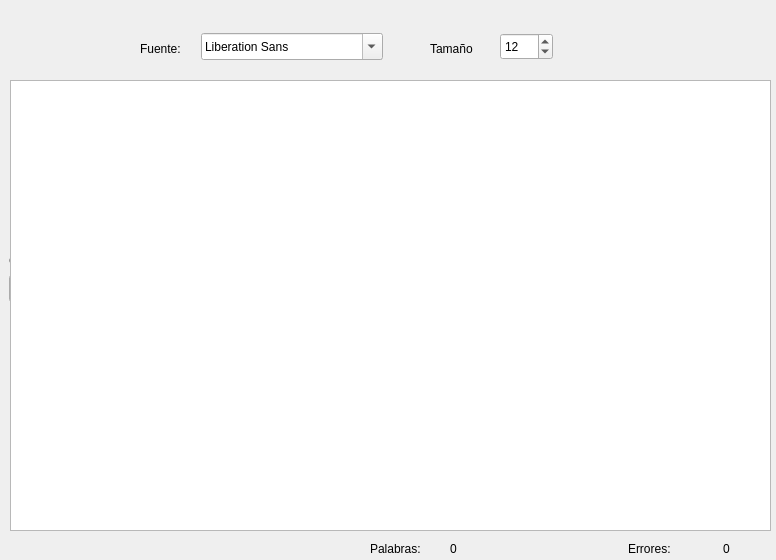
<?xml version="1.0" encoding="UTF-8"?>
<ui version="4.0">
 <class>MainWindow</class>
 <widget class="QMainWindow" name="MainWindow">
  <property name="geometry">
   <rect>
    <x>0</x>
    <y>0</y>
    <width>776</width>
    <height>560</height>
   </rect>
  </property>
  <property name="windowTitle">
   <string>FabWriter</string>
  </property>
  <property name="windowIcon">
   <iconset resource="Resources/Resources.qrc">
    <normaloff>:/new/prefix1/Logo.png</normaloff>:/new/prefix1/Logo.png</iconset>
  </property>
  <widget class="QWidget" name="centralWidget">
   <widget class="QPushButton" name="btnMenu">
    <property name="geometry">
     <rect>
      <x>9</x>
      <y>9</y>
      <width>68</width>
      <height>68</height>
     </rect>
    </property>
    <property name="focusPolicy">
     <enum>Qt::NoFocus</enum>
    </property>
    <property name="text">
     <string/>
    </property>
    <property name="icon">
     <iconset resource="Resources/Resources.qrc">
      <normaloff>:/new/prefix1/Logo.png</normaloff>:/new/prefix1/Logo.png</iconset>
    </property>
    <property name="iconSize">
     <size>
      <width>67</width>
      <height>67</height>
     </size>
    </property>
    <property name="flat">
     <bool>true</bool>
    </property>
   </widget>
   <widget class="QLabel" name="lbFuente">
    <property name="geometry">
     <rect>
      <x>140</x>
      <y>40</y>
      <width>52</width>
      <height>17</height>
     </rect>
    </property>
    <property name="text">
     <string>Fuente:</string>
    </property>
   </widget>
   <widget class="QFontComboBox" name="cbFont">
    <property name="geometry">
     <rect>
      <x>201</x>
      <y>33</y>
      <width>182</width>
      <height>27</height>
     </rect>
    </property>
   </widget>
   <widget class="QLabel" name="lbTam">
    <property name="geometry">
     <rect>
      <x>430</x>
      <y>40</y>
      <width>58</width>
      <height>17</height>
     </rect>
    </property>
    <property name="text">
     <string>Tamaño </string>
    </property>
   </widget>
   <widget class="QSpinBox" name="sbTam">
    <property name="geometry">
     <rect>
      <x>500</x>
      <y>33</y>
      <width>53</width>
      <height>27</height>
     </rect>
    </property>
    <property name="maximum">
     <number>200</number>
    </property>
    <property name="singleStep">
     <number>2</number>
    </property>
    <property name="value">
     <number>12</number>
    </property>
   </widget>
   <widget class="QPushButton" name="btnCut">
    <property name="geometry">
     <rect>
      <x>580</x>
      <y>30</y>
      <width>35</width>
      <height>35</height>
     </rect>
    </property>
    <property name="font">
     <font>
      <underline>false</underline>
     </font>
    </property>
    <property name="focusPolicy">
     <enum>Qt::NoFocus</enum>
    </property>
    <property name="toolTip">
     <string/>
    </property>
    <property name="toolTipDuration">
     <number>-1</number>
    </property>
    <property name="whatsThis">
     <string/>
    </property>
    <property name="text">
     <string/>
    </property>
    <property name="icon">
     <iconset resource="Resources/Resources.qrc">
      <normaloff>:/new/prefix1/cut.png</normaloff>:/new/prefix1/cut.png</iconset>
    </property>
    <property name="iconSize">
     <size>
      <width>33</width>
      <height>33</height>
     </size>
    </property>
    <property name="flat">
     <bool>true</bool>
    </property>
   </widget>
   <widget class="QPushButton" name="btnNuevo">
    <property name="geometry">
     <rect>
      <x>9</x>
      <y>90</y>
      <width>77</width>
      <height>65</height>
     </rect>
    </property>
    <property name="focusPolicy">
     <enum>Qt::NoFocus</enum>
    </property>
    <property name="text">
     <string/>
    </property>
    <property name="icon">
     <iconset resource="Resources/Resources.qrc">
      <normaloff>:/new/prefix1/btnNuevo.png</normaloff>:/new/prefix1/btnNuevo.png</iconset>
    </property>
    <property name="iconSize">
     <size>
      <width>55</width>
      <height>55</height>
     </size>
    </property>
    <property name="flat">
     <bool>true</bool>
    </property>
   </widget>
   <widget class="QPushButton" name="btnAbrir">
    <property name="geometry">
     <rect>
      <x>100</x>
      <y>94</y>
      <width>77</width>
      <height>65</height>
     </rect>
    </property>
    <property name="focusPolicy">
     <enum>Qt::NoFocus</enum>
    </property>
    <property name="text">
     <string/>
    </property>
    <property name="icon">
     <iconset resource="Resources/Resources.qrc">
      <normaloff>:/new/prefix1/btnAbrir.png</normaloff>:/new/prefix1/btnAbrir.png</iconset>
    </property>
    <property name="iconSize">
     <size>
      <width>55</width>
      <height>55</height>
     </size>
    </property>
    <property name="flat">
     <bool>true</bool>
    </property>
   </widget>
   <widget class="QPushButton" name="btnGuardar">
    <property name="geometry">
     <rect>
      <x>9</x>
      <y>161</y>
      <width>77</width>
      <height>65</height>
     </rect>
    </property>
    <property name="focusPolicy">
     <enum>Qt::NoFocus</enum>
    </property>
    <property name="text">
     <string/>
    </property>
    <property name="icon">
     <iconset resource="Resources/Resources.qrc">
      <normaloff>:/new/prefix1/btnGuardar.png</normaloff>:/new/prefix1/btnGuardar.png</iconset>
    </property>
    <property name="iconSize">
     <size>
      <width>55</width>
      <height>55</height>
     </size>
    </property>
    <property name="flat">
     <bool>true</bool>
    </property>
   </widget>
   <widget class="QPushButton" name="btnGuardarComo">
    <property name="geometry">
     <rect>
      <x>100</x>
      <y>161</y>
      <width>77</width>
      <height>65</height>
     </rect>
    </property>
    <property name="focusPolicy">
     <enum>Qt::NoFocus</enum>
    </property>
    <property name="text">
     <string/>
    </property>
    <property name="icon">
     <iconset resource="Resources/Resources.qrc">
      <normaloff>:/new/prefix1/btnGuardarComo.png</normaloff>:/new/prefix1/btnGuardarComo.png</iconset>
    </property>
    <property name="iconSize">
     <size>
      <width>55</width>
      <height>55</height>
     </size>
    </property>
    <property name="flat">
     <bool>true</bool>
    </property>
   </widget>
   <widget class="QLabel" name="lbCorrector">
    <property name="geometry">
     <rect>
      <x>9</x>
      <y>252</y>
      <width>69</width>
      <height>17</height>
     </rect>
    </property>
    <property name="text">
     <string>Corrector:</string>
    </property>
   </widget>
   <widget class="QComboBox" name="cbPalabras">
    <property name="geometry">
     <rect>
      <x>9</x>
      <y>275</y>
      <width>161</width>
      <height>27</height>
     </rect>
    </property>
   </widget>
   <widget class="QPushButton" name="btnOmitir">
    <property name="geometry">
     <rect>
      <x>9</x>
      <y>483</y>
      <width>52</width>
      <height>40</height>
     </rect>
    </property>
    <property name="focusPolicy">
     <enum>Qt::NoFocus</enum>
    </property>
    <property name="text">
     <string/>
    </property>
    <property name="icon">
     <iconset resource="Resources/Resources.qrc">
      <normaloff>:/new/prefix1/btnOmitir.png</normaloff>:/new/prefix1/btnOmitir.png</iconset>
    </property>
    <property name="iconSize">
     <size>
      <width>30</width>
      <height>30</height>
     </size>
    </property>
    <property name="flat">
     <bool>true</bool>
    </property>
   </widget>
   <widget class="QPushButton" name="btnAgregar">
    <property name="geometry">
     <rect>
      <x>120</x>
      <y>480</y>
      <width>52</width>
      <height>40</height>
     </rect>
    </property>
    <property name="focusPolicy">
     <enum>Qt::NoFocus</enum>
    </property>
    <property name="text">
     <string/>
    </property>
    <property name="icon">
     <iconset resource="Resources/Resources.qrc">
      <normaloff>:/new/prefix1/btnAgregar.png</normaloff>:/new/prefix1/btnAgregar.png</iconset>
    </property>
    <property name="iconSize">
     <size>
      <width>30</width>
      <height>30</height>
     </size>
    </property>
    <property name="flat">
     <bool>true</bool>
    </property>
   </widget>
   <widget class="QLabel" name="lbErrores">
    <property name="geometry">
     <rect>
      <x>628</x>
      <y>540</y>
      <width>57</width>
      <height>17</height>
     </rect>
    </property>
    <property name="text">
     <string>Errores: </string>
    </property>
   </widget>
   <widget class="QLabel" name="lbCantErrores">
    <property name="geometry">
     <rect>
      <x>723</x>
      <y>540</y>
      <width>17</width>
      <height>17</height>
     </rect>
    </property>
    <property name="text">
     <string>0</string>
    </property>
   </widget>
   <widget class="QListWidget" name="lwSug">
    <property name="geometry">
     <rect>
      <x>10</x>
      <y>320</y>
      <width>161</width>
      <height>161</height>
     </rect>
    </property>
   </widget>
   <widget class="QPlainTextEdit" name="txtPag">
    <property name="geometry">
     <rect>
      <x>10</x>
      <y>80</y>
      <width>761</width>
      <height>451</height>
     </rect>
    </property>
   </widget>
   <widget class="QLabel" name="lbPalabrasW">
    <property name="geometry">
     <rect>
      <x>370</x>
      <y>540</y>
      <width>67</width>
      <height>17</height>
     </rect>
    </property>
    <property name="text">
     <string>Palabras:</string>
    </property>
   </widget>
   <widget class="QLabel" name="lbCPalabras">
    <property name="geometry">
     <rect>
      <x>450</x>
      <y>540</y>
      <width>91</width>
      <height>17</height>
     </rect>
    </property>
    <property name="text">
     <string>0</string>
    </property>
   </widget>
   <widget class="QPushButton" name="btnCopy">
    <property name="geometry">
     <rect>
      <x>640</x>
      <y>30</y>
      <width>35</width>
      <height>35</height>
     </rect>
    </property>
    <property name="focusPolicy">
     <enum>Qt::NoFocus</enum>
    </property>
    <property name="text">
     <string/>
    </property>
    <property name="icon">
     <iconset resource="Resources/Resources.qrc">
      <normaloff>:/new/prefix1/copiar.png</normaloff>:/new/prefix1/copiar.png</iconset>
    </property>
    <property name="iconSize">
     <size>
      <width>33</width>
      <height>33</height>
     </size>
    </property>
    <property name="flat">
     <bool>true</bool>
    </property>
   </widget>
   <widget class="QPushButton" name="btnPaste">
    <property name="geometry">
     <rect>
      <x>700</x>
      <y>30</y>
      <width>35</width>
      <height>37</height>
     </rect>
    </property>
    <property name="focusPolicy">
     <enum>Qt::NoFocus</enum>
    </property>
    <property name="text">
     <string/>
    </property>
    <property name="icon">
     <iconset resource="Resources/Resources.qrc">
      <normaloff>:/new/prefix1/pegar.png</normaloff>:/new/prefix1/pegar.png</iconset>
    </property>
    <property name="iconSize">
     <size>
      <width>33</width>
      <height>33</height>
     </size>
    </property>
    <property name="flat">
     <bool>true</bool>
    </property>
   </widget>
   <widget class="QPushButton" name="btnLoad">
    <property name="geometry">
     <rect>
      <x>140</x>
      <y>252</y>
      <width>23</width>
      <height>23</height>
     </rect>
    </property>
    <property name="focusPolicy">
     <enum>Qt::NoFocus</enum>
    </property>
    <property name="text">
     <string/>
    </property>
    <property name="icon">
     <iconset resource="Resources/Resources.qrc">
      <normaloff>:/new/prefix1/reload.png</normaloff>:/new/prefix1/reload.png</iconset>
    </property>
    <property name="iconSize">
     <size>
      <width>20</width>
      <height>20</height>
     </size>
    </property>
    <property name="flat">
     <bool>true</bool>
    </property>
   </widget>
   <zorder>btnLoad</zorder>
   <zorder>btnGuardar</zorder>
   <zorder>btnAbrir</zorder>
   <zorder>btnNuevo</zorder>
   <zorder>btnMenu</zorder>
   <zorder>cbFont</zorder>
   <zorder>sbTam</zorder>
   <zorder>btnCut</zorder>
   <zorder>lbErrores</zorder>
   <zorder>lbCantErrores</zorder>
   <zorder>cbPalabras</zorder>
   <zorder>lbCorrector</zorder>
   <zorder>lbFuente</zorder>
   <zorder>lbTam</zorder>
   <zorder>btnOmitir</zorder>
   <zorder>btnAgregar</zorder>
   <zorder>btnGuardarComo</zorder>
   <zorder>lwSug</zorder>
   <zorder>lbPalabrasW</zorder>
   <zorder>lbCPalabras</zorder>
   <zorder>btnCopy</zorder>
   <zorder>btnPaste</zorder>
   <zorder>txtPag</zorder>
  </widget>
  <widget class="QMenuBar" name="menuBar">
   <property name="geometry">
    <rect>
     <x>0</x>
     <y>0</y>
     <width>776</width>
     <height>25</height>
    </rect>
   </property>
  </widget>
 </widget>
 <layoutdefault spacing="6" margin="11"/>
 <resources>
  <include location="Resources/Resources.qrc"/>
 </resources>
 <connections>
  <connection>
   <sender>btnCut</sender>
   <signal>clicked()</signal>
   <receiver>txtPag</receiver>
   <slot>cut()</slot>
   <hints>
    <hint type="sourcelabel">
     <x>614</x>
     <y>89</y>
    </hint>
    <hint type="destinationlabel">
     <x>644</x>
     <y>139</y>
    </hint>
   </hints>
  </connection>
  <connection>
   <sender>btnCopy</sender>
   <signal>clicked()</signal>
   <receiver>txtPag</receiver>
   <slot>copy()</slot>
   <hints>
    <hint type="sourcelabel">
     <x>674</x>
     <y>89</y>
    </hint>
    <hint type="destinationlabel">
     <x>696</x>
     <y>144</y>
    </hint>
   </hints>
  </connection>
  <connection>
   <sender>btnPaste</sender>
   <signal>clicked()</signal>
   <receiver>txtPag</receiver>
   <slot>paste()</slot>
   <hints>
    <hint type="sourcelabel">
     <x>734</x>
     <y>91</y>
    </hint>
    <hint type="destinationlabel">
     <x>744</x>
     <y>129</y>
    </hint>
   </hints>
  </connection>
  <connection>
   <sender>btnGuardarComo</sender>
   <signal>clicked()</signal>
   <receiver>MainWindow</receiver>
   <slot>guardarComo()</slot>
   <hints>
    <hint type="sourcelabel">
     <x>143</x>
     <y>222</y>
    </hint>
    <hint type="destinationlabel">
     <x>204</x>
     <y>259</y>
    </hint>
   </hints>
  </connection>
  <connection>
   <sender>btnGuardar</sender>
   <signal>clicked()</signal>
   <receiver>MainWindow</receiver>
   <slot>guardar()</slot>
   <hints>
    <hint type="sourcelabel">
     <x>50</x>
     <y>231</y>
    </hint>
    <hint type="destinationlabel">
     <x>90</x>
     <y>261</y>
    </hint>
   </hints>
  </connection>
  <connection>
   <sender>btnAbrir</sender>
   <signal>clicked()</signal>
   <receiver>MainWindow</receiver>
   <slot>abrir()</slot>
   <hints>
    <hint type="sourcelabel">
     <x>149</x>
     <y>136</y>
    </hint>
    <hint type="destinationlabel">
     <x>205</x>
     <y>136</y>
    </hint>
   </hints>
  </connection>
  <connection>
   <sender>btnNuevo</sender>
   <signal>clicked()</signal>
   <receiver>MainWindow</receiver>
   <slot>nuevo()</slot>
   <hints>
    <hint type="sourcelabel">
     <x>64</x>
     <y>139</y>
    </hint>
    <hint type="destinationlabel">
     <x>158</x>
     <y>96</y>
    </hint>
   </hints>
  </connection>
  <connection>
   <sender>btnLoad</sender>
   <signal>clicked()</signal>
   <receiver>MainWindow</receiver>
   <slot>reload()</slot>
   <hints>
    <hint type="sourcelabel">
     <x>160</x>
     <y>289</y>
    </hint>
    <hint type="destinationlabel">
     <x>214</x>
     <y>289</y>
    </hint>
   </hints>
  </connection>
  <connection>
   <sender>btnMenu</sender>
   <signal>clicked()</signal>
   <receiver>MainWindow</receiver>
   <slot>reload()</slot>
   <hints>
    <hint type="sourcelabel">
     <x>58</x>
     <y>62</y>
    </hint>
    <hint type="destinationlabel">
     <x>125</x>
     <y>58</y>
    </hint>
   </hints>
  </connection>
 </connections>
 <slots>
  <slot>abrir()</slot>
  <slot>guardarComo()</slot>
  <slot>guardar()</slot>
  <slot>nuevo()</slot>
  <slot>reload()</slot>
 </slots>
</ui>
